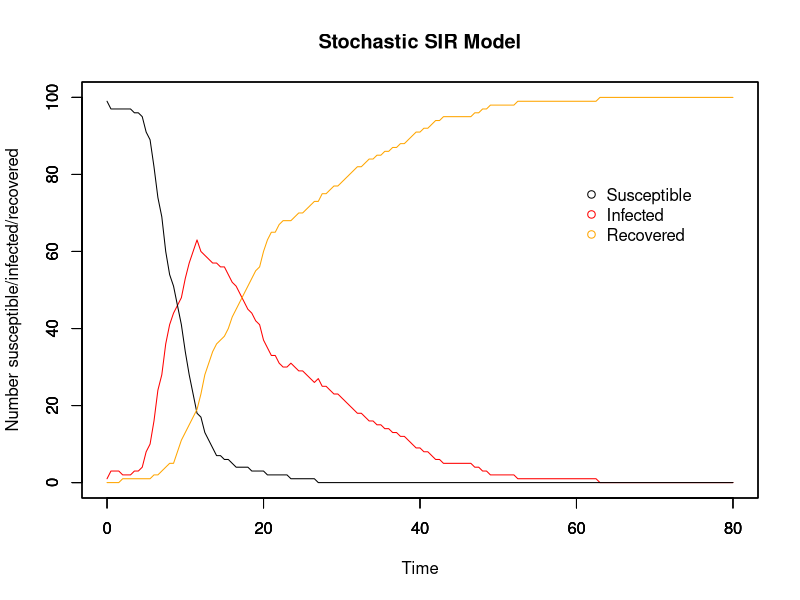
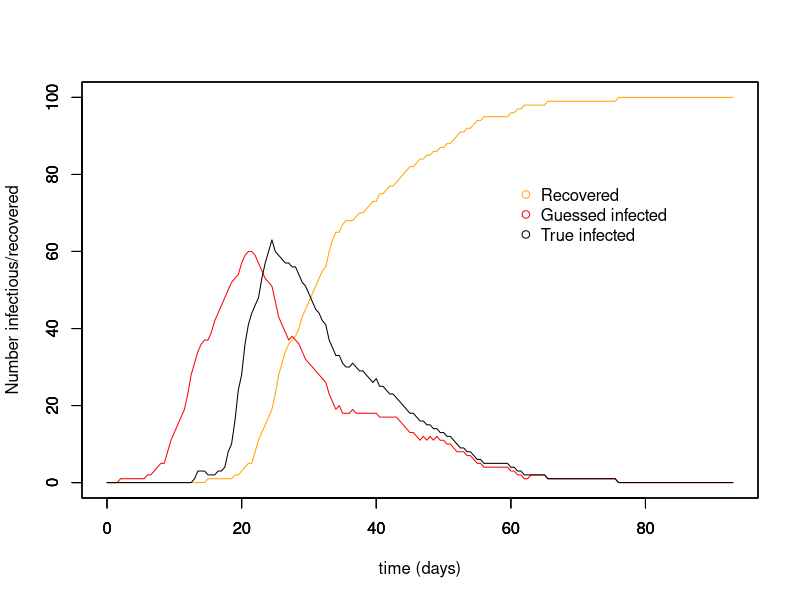
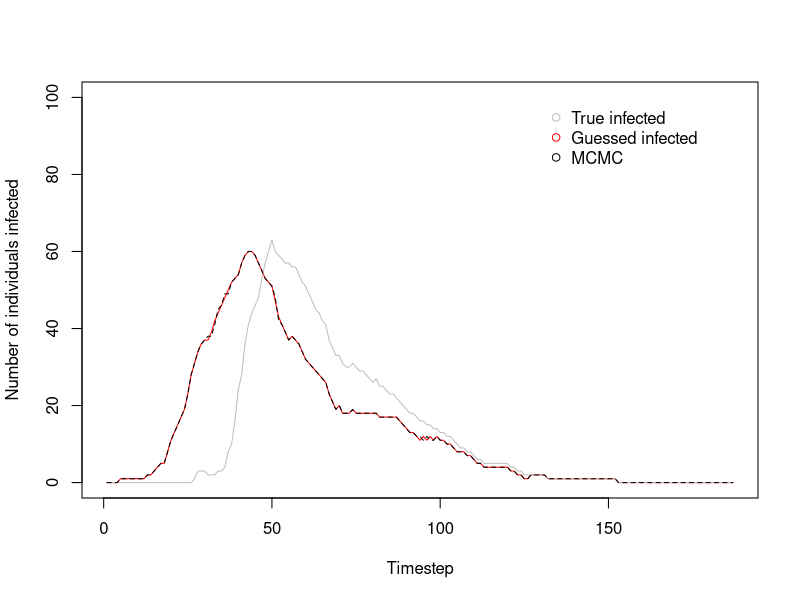
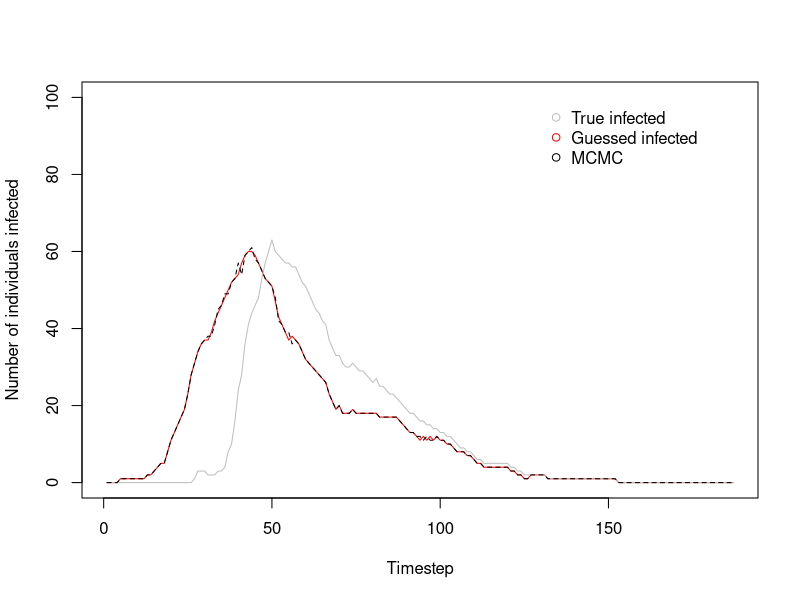
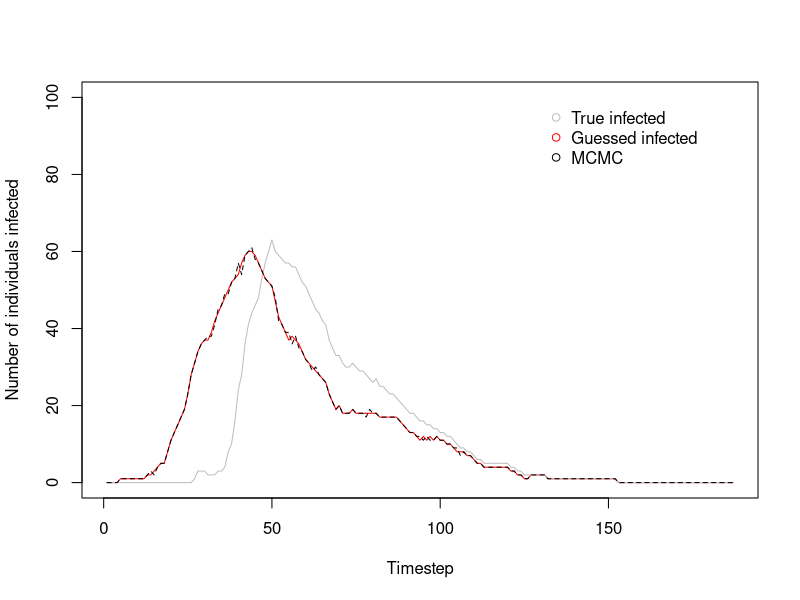
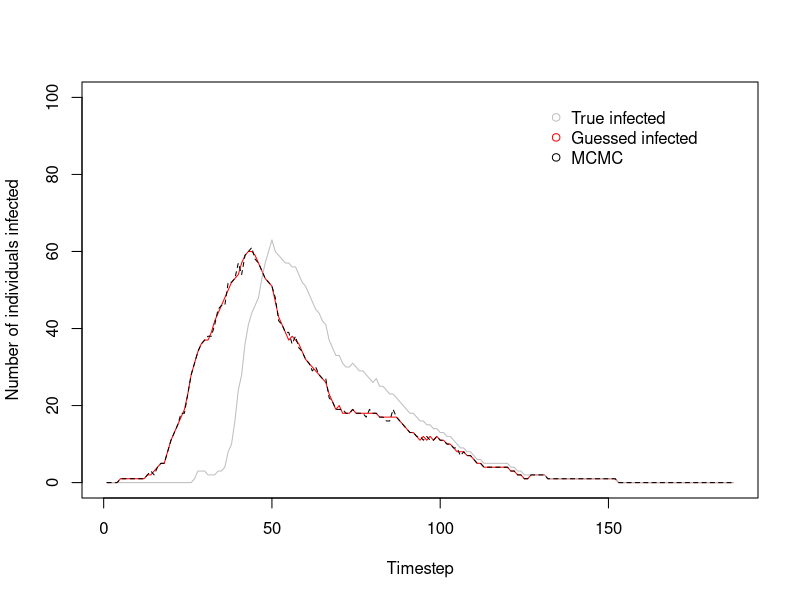
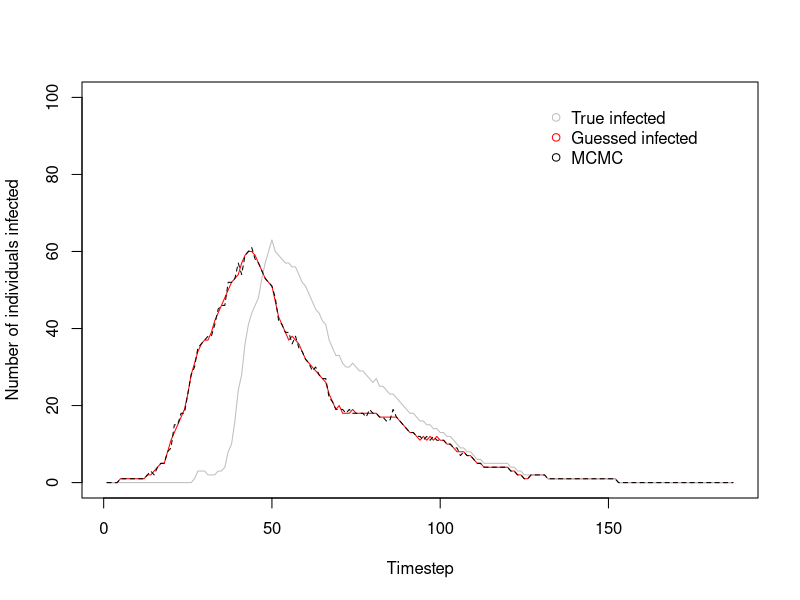
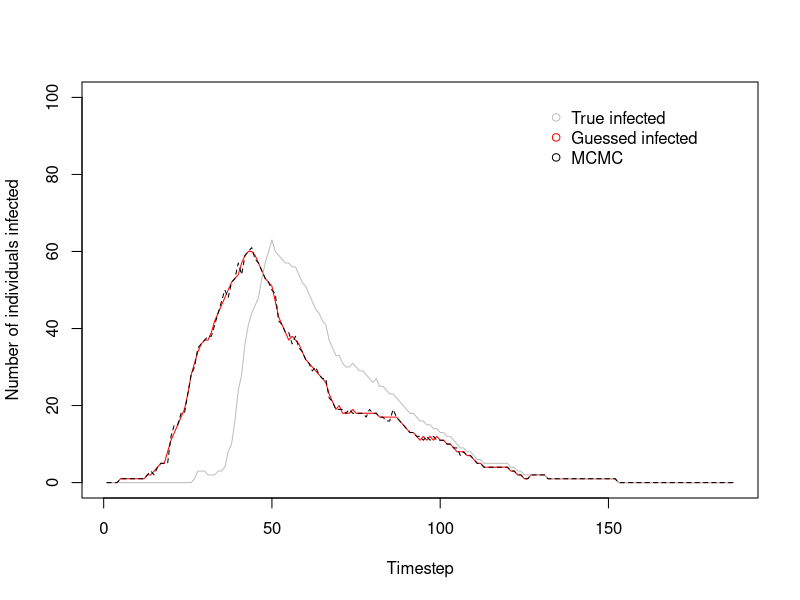

Write the R code that produced these figures, in order.
# MCMC estimating stochastic processes
# 3 unknowns: beta, gamma, and the time of infection for each individual
# 17/11/17

##########################
## Input values for SIR ##
##########################

# Time
timestep <- 0.5
end <- 80
times <- seq(0, end, by = timestep)

# Initial population: N-1 susceptible, 1 infectious, 0 recovered
init.values = c(
  S = 100-1,
  I = 1,
  R = 0
)
N = sum(init.values)

# Beta & gammma
beta <- 5e-3
gamma <- 8e-2
1/gamma

###############
## The model ##
###############

# Array for holding collective disease status information for whole period of time
data <- array(0, dim =c(length(times), length(init.values)+3))
data[,1] <- times # make first column the timesteps to make plotting easier later on

set.seed(7) # Good ones: 7, 14, 22, 30

# For loops for calculating the numbers susceptible, infected, and recovered at each timepoint
for (time in times){
  if (time == 0){ # Set up the number of S/I/R at time 0
    data[1,2] <- init.values["S"] # number of susceptibles at time 0
    data[1,3] <- init.values["I"] # number of infecteds at time 0
    data[1,4] <- init.values["R"] # number of recovereds at time 0
    data[1,5] <- init.values["I"] # number newly infected at time 0
    data[1,6] <- init.values["R"] # number newly recovered at time 0
    
  } else{
    whole_time <- 1/timestep * time # makes time into the whole number that it corresponds to in the array
    
    inf <- rbinom(1, size = data[whole_time,2], (1-(exp(-beta*data[whole_time,3]*timestep)))) # number who become infected in this timestep
    rec <- rbinom(1, size = data[whole_time,3], (1-(exp(-gamma*timestep)))) # number who become recovered in this timestep
    
    data[whole_time+1,2] <- data[whole_time,2] - inf # number of susceptibles at other times
    
    data[whole_time+1,3] <- data[whole_time,3]  + inf - rec # number of infecteds at other times
    
    data[whole_time+1,4] <- data[whole_time,4] + rec # number of recovereds at other times
    
    data[whole_time+1,5] <- data[whole_time+1,3] - data[whole_time,3] + data[whole_time+1,4] - data[whole_time,4] # number of newly infected
    
    data[whole_time+1,6] <- data[whole_time+1,4] - data[whole_time,4] # number of newly recovered
  }
}

###############
## SIR plots ##
###############

run_stoch <- data.frame(data) # make array into a dataframe
colnames(run_stoch) <- c("time","S", "I", "R", "new_I", "new_R")

par(mfrow = c(1,1))

# Plot for SIR model
plot(x = run_stoch$time, y = run_stoch$I, type = "l", col = "red", ylim = c(0,N),
     xlab = "Time", ylab = "Number susceptible/infected/recovered", main = "Stochastic SIR Model")
par(new=T)
plot(x = run_stoch$time, y = run_stoch$S, type = "l", ylim = c(0,N), ylab = "", xlab = "") # add susceptible line
par(new=T)
plot(x = run_stoch$time, y = run_stoch$R, type = "l", col = "orange", ylim = c(0,N), ylab = "", xlab = "") # recovered

# Add legend
legend(60, 0.8*N, c("Susceptible", "Infected", "Recovered"), pch = 1, col = c("black", "red", "orange"), bty = "n")

#############################
## Approximate new_I and I ##
#############################

inf_period <- ceiling(1/gamma) # mean infectious period calculated from gamma
inf_timestep <- inf_period/timestep # translates infectious days into no. of timesteps

times = times + inf_timestep
zero_array <- array(0, dim = c(inf_timestep, ncol(run_stoch)))
colnames(zero_array) <- c("time","S", "I", "R", "new_I", "new_R")
run_stoch <- rbind(zero_array, run_stoch)
run_stoch$time <- seq(0, (end+inf_period), by = timestep)

for (i in 1:nrow(run_stoch)){
  run_stoch$guess_new_I[i] <- {
    run_stoch$new_R[i+(inf_timestep)] # guess newly infected, translates days into no. of timesteps
  }
  
  run_stoch$guess_I[i] <- if(i == 1){
    run_stoch$guess_new_I[i] 
  } else{
    run_stoch$guess_I[i-1] + run_stoch$guess_new_I[i] - run_stoch$new_R[i]
  }
  run_stoch$guess_S[i] <- N - (run_stoch$R[i] + run_stoch$guess_I[i])
}

run_stoch[is.na(run_stoch)] <- 0

plot(run_stoch$time, run_stoch$R, ylim = c(0,N), type = "l", col = "orange", xlab = "time (days)", ylab = "Number infectious/recovered")
par(new=T)
plot(run_stoch$time, run_stoch$guess_I, ylim = c(0,N), type = "l", col = "red", xlab = " ", ylab = " ")
par(new=T)
plot(x = run_stoch$time, y = run_stoch$I, type = "l", col = "black", ylim = c(0,N), xlab = " ", ylab = " ")
legend(60, 0.8*N, c("Recovered", "Guessed infected", "True infected"), pch = 1, col = c("orange", "red", "black"), bty = "n")

##################################
## Likelihood, prior, posterior ##
##################################

# Likelihood distribution
likelihood <- function(param){
  beta = as.numeric(param[1,1])
  gamma = as.numeric(param[2,1])
  I = as.numeric(param[,2]) # Infected
  new_I = as.numeric(param[,3]) # Newly infected

  total = array(0, dim = (c(nrow(run_stoch))))
  
  for (i in 1:nrow(run_stoch)){
    S = (N - I[i] - run_stoch$R[i]) # Susceptibles
    betalikelihood = dbinom(new_I[i+1], S, (1-(exp(-beta*I[i]*timestep))), log = T)
    gammalikelihood = dbinom(run_stoch$new_R[i+1], I[i], (1-(exp(-gamma*timestep))), log = T)
    
    # To deal with -Inf (i.e. log(0))
    if (is.na(new_I[i+1]) == F & betalikelihood == -Inf){
      betalikelihood = -1000
    }
    if (is.na(new_I[i+1]) == F & gammalikelihood == -Inf){
      gammalikelihood = -1000
    }
    total[i] = (betalikelihood + gammalikelihood)
  }
  
  ll = sum(total, na.rm = T)
  return(ll)
}

# Prior distribution
prior <- function(param){
  beta = as.numeric(param[1,1])
  gamma = as.numeric(param[2,1])
  
  betaprior = dunif(beta, min = 0, max = 100, log = T)
  gammaprior = dunif(gamma, min = 0, max = 100, log = T)
  
  return(betaprior + gammaprior)
}

# Posterior distribution
posterior <- function(param){
  return (likelihood(param) + prior(param))
}

# Proposal function for infectious
inf_proposalfunction <- function(param){
  changed_I <- sample(nrow(run_stoch), 1)
  inf_list <- c(-1, 1) # used for choosing -1 or +1 randomly
  
  inf <- sample(c(-5, -4, -3, -2, -1, 1, 2, 3, 4, 5), 1) # will the change at that timepoint be + or - n I
  
  neighbour <- if (changed_I == 1){
    changed_I + 1
    } else if (changed_I == nrow(run_stoch)){
      changed_I - 1
      } else{
        changed_I + sample(inf_list, 1) # will choose which neighbouring timepoint is also affected
        }
  
  # neighbour <- sample(nrow(run_stoch), 1)

  param[changed_I,2] = param[changed_I, 2] + inf
  param[changed_I,3] = param[changed_I, 3] + inf
  param[neighbour,2] = param[neighbour, 2] - inf
  param[neighbour,3] = param[neighbour, 3] - inf
  return(param)
}

# Proposal function for beta and gamma
proposalfunction <- function(param){
  param[1,1] = rnorm(1, mean = param[1,1], sd = 0.005 ) # beta proposal rnorm(1, mean = 0.005, sd = 0.00001) 
  param[2,1] = rnorm(1, mean = param[2,1], sd = 0.1) # gamma proposal rnorm(1, mean = 0.08, sd = 0.00001)
  #print(c(param[1,1], param[2,1]))
  return(param)
  }

##########
## MCMC ##
##########

run_metropolis_MCMC <- function(startvalue, iterations){
  divisor = 10 # the interval at which chain values are saved
  chain = array(dim = c(nrow(startvalue), (iterations/divisor), ncol(startvalue))) # Array for storing chain data
  temp_chain = array(dim = c(nrow(startvalue), 2, ncol(startvalue))) # Temporary array used for single iterations

  chain[1,1,1] = startvalue[1,1] # beta
  chain[2,1,1] = startvalue[2,1] # gamma
  chain[,1,2] = startvalue[,2] # all infectious
  chain[,1,3] = startvalue[,3] # newly infectious
  
  temp_chain[,1,] = chain[,1,]
  
  for (i in 1:iterations){
    # Beta and gamma
    proposal = proposalfunction(temp_chain[,1,]) # beta proposal and gamma proposal
    
    if (proposal[1,1] < 0.0 & proposal[2,1] < 0.0 ){
      temp_chain[1:2,2,1] = temp_chain[1:2,1,1]
      
    } else if (proposal[1,1] < 0.0 & proposal[2,1] >= 0.0){
      proposal[1,1] = temp_chain[1,1,1]
      probab = posterior(proposal) - posterior(temp_chain[,1,])
      if (log(runif(1)) < probab){
        temp_chain[,2,1] = proposal[,1]
      } else{
        temp_chain[,2,1] = temp_chain[,1,1]
      }
      
    } else if (proposal[1,1] >= 0.0 & proposal[2,1] < 0.0){
      proposal[2,1] = temp_chain[2,1,1]
      probab = posterior(proposal) - posterior(temp_chain[,1,])
      if (log(runif(1)) < probab){
        temp_chain[,2,1] = proposal[,1]
      } else{
        temp_chain[,2,1] = temp_chain[,1,1]
      }
      
    } else{
      probab = posterior(proposal) - posterior(temp_chain[,1,])
      if (log(runif(1)) < probab){
        temp_chain[,2,1] = proposal[,1]
      } else{
        temp_chain[,2,1] = temp_chain[,1,1]
      }
    }
    
    # Infectious
    inf_proposal = inf_proposalfunction(temp_chain[,1,])

    # Check susceptibles for negative numbers
    S = array(dim = c(nrow(startvalue)))

    for (time in (1:nrow(startvalue))){
      S[time] = (N - (inf_proposal[time,2] + run_stoch$R[time]))
    }
    
    if(min(inf_proposal[,2]) < 0 | min(inf_proposal[,3]) < 0 | min(S) < 0){
      temp_chain[,2,2:3] = temp_chain[,1,2:3]
    } else{
        inf_probab = posterior(inf_proposal) - posterior(temp_chain[,1,])
          if (log(runif(1)) < inf_probab){
            temp_chain[,2,2:3] = inf_proposal[,2:3]
          } else{
              temp_chain[,2,2:3] = temp_chain[,1,2:3]
            }
      }
    

    # Save the iteration if it is divisible by the divisor without residuals
    if (i%%divisor == 0) {
      chain[,(i/divisor),] = temp_chain[,2,]
    }    

    # Re-set temporary chain for next iteration
    temp_chain[,1,] = temp_chain[,2,]
    
    # Print every nth iteration, to know how far along run is
    if (i%%(iterations/100) == 0) {
      print(i)
      
      plot(run_stoch$guess_I, ylim = c(0, N), type = "l", col = "red", xlab = "Timestep", ylab = "Number of individuals infected")
      lines(run_stoch$I, type = "l", col = "grey", xlab = " ", ylab = " ")
      lines(temp_chain[,1,2], type = "l", lty = 2, col = "black", xlab = " ", ylab = " ")
      legend(130, 1.0*N, c("True infected", "Guessed infected", "MCMC"), pch = 1, col = c("grey", "red", "black"), bty = "n")
    }
    
  }
  return(chain)
}

# Where to start the chain for beta, gamma, and I
startvalue <- array(dim = c(nrow(run_stoch), 3))
startvalue[1,1] <- 0.01 # beta guess
startvalue[2,1] <- 0.01 # gamma guess
startvalue[,2] <- run_stoch$guess_I # I guess array(0, dim = c(nrow(run_stoch)))
startvalue[,3] <- run_stoch$guess_new_I # new I guess array(0, dim = c(nrow(run_stoch)))

# Number of runs
iterations = 10000
divisor = 10 # how often runs are being saved

# Run the MCMC
# set.seed(4)
chain <- run_metropolis_MCMC(startvalue, iterations)

# The beginning of the chain is biased towards the starting point, so take them out
# normally burnin is 10%-50% of the runs
burnIn = 0.1*(iterations/divisor)
acceptance <- 1-mean(duplicated(chain[,-(1:burnIn),]))
inf_acceptance <- 1-mean(duplicated(chain[,-(1:burnIn),2]))

################
## MCMC Plots ##
################

par(mfrow = c(2,2))

hist(chain[1,-(1:burnIn),1],nclass=30, main="Posterior of beta")
abline(v = mean(chain[1,-(1:burnIn),1]), col = "red")

hist(chain[2, -(1:burnIn),1],nclass=30, main="Posterior of gamma")
abline(v = mean(chain[2,-(1:burnIn),1]), col = "red")

plot(chain[1, -(1:burnIn),1], type = "l", main = "Chain values of beta")

plot(chain[2, -(1:burnIn),1], type = "l", main = "Chain values of gamma")

# Plot beta vs. gamma
par(mfrow = c(1,1))
library(RColorBrewer)
library(MASS)

plot(x = chain[2,,1], y = chain[1,,1], xlab = "Gamma", ylab = "Beta", pch = 20, cex = 0.8)

k <- 11
my.cols <- rev(brewer.pal(k, "RdYlBu"))
z <- kde2d(chain[2,,1], chain[1,,1], n=50)
filled.contour(z, nlevels=k, col=my.cols, xlab = "Gamma", ylab = "Beta")
 
par(mfrow = c(1,1))
  
plot(run_stoch$guess_I, ylim = c(0, N), type = "l", col = "red", xlab = "Timestep", ylab = "Number of individuals infected")
  lines(run_stoch$I, type = "l", col = "grey", xlab = " ", ylab = " ")
  lines(chain[,ncol(chain),2], type = "l", lty = 2, col = "black", xlab = " ", ylab = " ")
  legend(130, 1.0*N, c("True infected", "Guessed infected", "MCMC"), pch = 1, col = c("grey", "red", "black"), bty = "n")

plot(run_stoch$guess_I, ylim = c(0, N), type = "l", col = "red", xlab = "Timestep", ylab = "Number of individuals infected")
  lines(run_stoch$I, type = "l", col = "grey", xlab = " ", ylab = " ")  
  for (i in 1:ncol(chain)){
  lines(chain[,i,2], type = "l", lty = 2, col = "black", xlab = " ", ylab = " ")
  }
  legend(130, 1.0*N, c("True infected", "Guessed infected", "MCMC"), pch = 1, col = c("grey", "red", "black"), bty = "n")  

########################################################################################################################

########################################################################################################################